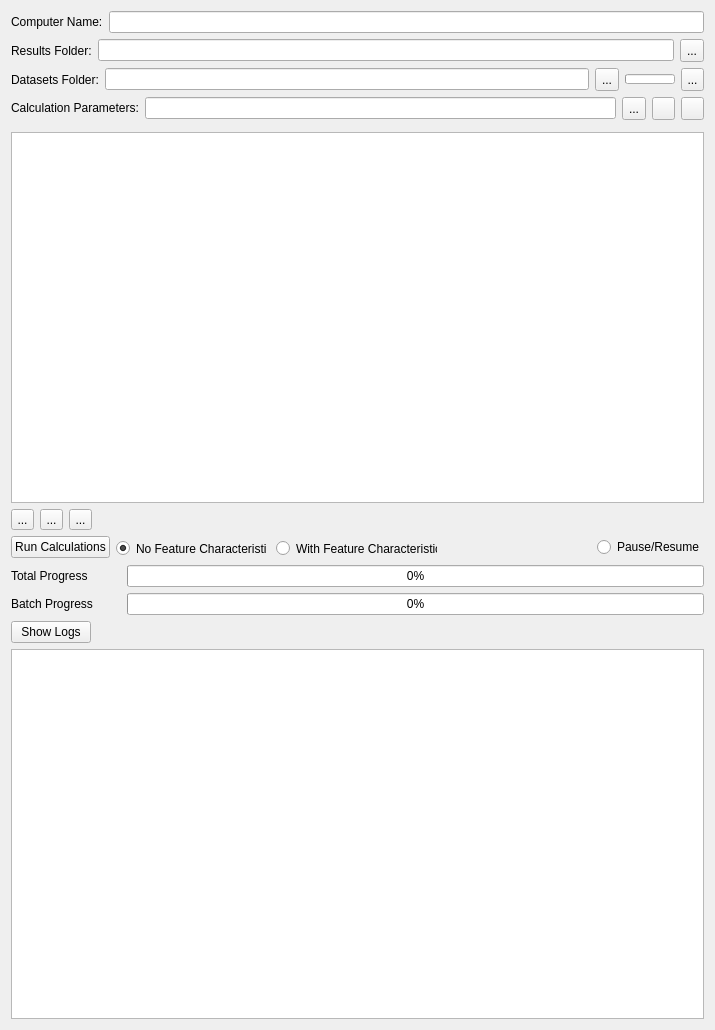
<?xml version="1.0" encoding="UTF-8"?>
<ui version="4.0">
 <class>ComputeSegmentations</class>
 <widget class="QWidget" name="ComputeSegmentations">
  <property name="geometry">
   <rect>
    <x>0</x>
    <y>0</y>
    <width>715</width>
    <height>1030</height>
   </rect>
  </property>
  <property name="sizePolicy">
   <sizepolicy hsizetype="Preferred" vsizetype="Preferred">
    <horstretch>0</horstretch>
    <verstretch>0</verstretch>
   </sizepolicy>
  </property>
  <property name="windowTitle">
   <string>Compute Segmentations</string>
  </property>
  <layout class="QGridLayout" name="gridLayout">
   <property name="sizeConstraint">
    <enum>QLayout::SetMinimumSize</enum>
   </property>
   <item row="0" column="0">
    <layout class="QHBoxLayout" name="horizontalLayout_2">
     <item>
      <widget class="QLabel" name="label_2">
       <property name="sizePolicy">
        <sizepolicy hsizetype="Fixed" vsizetype="Preferred">
         <horstretch>0</horstretch>
         <verstretch>0</verstretch>
        </sizepolicy>
       </property>
       <property name="text">
        <string>Computer Name:</string>
       </property>
      </widget>
     </item>
     <item>
      <widget class="QLineEdit" name="computerName">
       <property name="sizePolicy">
        <sizepolicy hsizetype="Minimum" vsizetype="Fixed">
         <horstretch>0</horstretch>
         <verstretch>0</verstretch>
        </sizepolicy>
       </property>
       <property name="minimumSize">
        <size>
         <width>50</width>
         <height>0</height>
        </size>
       </property>
       <property name="maximumSize">
        <size>
         <width>5000</width>
         <height>16777215</height>
        </size>
       </property>
       <property name="alignment">
        <set>Qt::AlignLeading|Qt::AlignLeft|Qt::AlignVCenter</set>
       </property>
      </widget>
     </item>
    </layout>
   </item>
   <item row="1" column="0">
    <layout class="QHBoxLayout" name="horizontalLayout_3">
     <item>
      <widget class="QLabel" name="label_3">
       <property name="sizePolicy">
        <sizepolicy hsizetype="Fixed" vsizetype="Preferred">
         <horstretch>0</horstretch>
         <verstretch>0</verstretch>
        </sizepolicy>
       </property>
       <property name="text">
        <string>Results Folder:</string>
       </property>
      </widget>
     </item>
     <item>
      <widget class="QLineEdit" name="resultsFolder">
       <property name="sizePolicy">
        <sizepolicy hsizetype="MinimumExpanding" vsizetype="Fixed">
         <horstretch>0</horstretch>
         <verstretch>0</verstretch>
        </sizepolicy>
       </property>
      </widget>
     </item>
     <item>
      <widget class="QToolButton" name="tbOpenResultsFolder">
       <property name="minimumSize">
        <size>
         <width>0</width>
         <height>23</height>
        </size>
       </property>
       <property name="text">
        <string>...</string>
       </property>
      </widget>
     </item>
    </layout>
   </item>
   <item row="2" column="0">
    <layout class="QHBoxLayout" name="horizontalLayout_4">
     <item>
      <widget class="QLabel" name="label_4">
       <property name="sizePolicy">
        <sizepolicy hsizetype="Fixed" vsizetype="Preferred">
         <horstretch>0</horstretch>
         <verstretch>0</verstretch>
        </sizepolicy>
       </property>
       <property name="text">
        <string>Datasets Folder:</string>
       </property>
      </widget>
     </item>
     <item>
      <widget class="QLineEdit" name="datasetsFolder">
       <property name="sizePolicy">
        <sizepolicy hsizetype="MinimumExpanding" vsizetype="Fixed">
         <horstretch>0</horstretch>
         <verstretch>0</verstretch>
        </sizepolicy>
       </property>
      </widget>
     </item>
     <item>
      <widget class="QToolButton" name="tbOpenDatasetsFolder">
       <property name="minimumSize">
        <size>
         <width>0</width>
         <height>23</height>
        </size>
       </property>
       <property name="text">
        <string>...</string>
       </property>
      </widget>
     </item>
     <item>
      <widget class="QProgressBar" name="pBDatasetPreviewProgress">
       <property name="sizePolicy">
        <sizepolicy hsizetype="MinimumExpanding" vsizetype="Fixed">
         <horstretch>0</horstretch>
         <verstretch>0</verstretch>
        </sizepolicy>
       </property>
       <property name="minimumSize">
        <size>
         <width>0</width>
         <height>0</height>
        </size>
       </property>
       <property name="maximumSize">
        <size>
         <width>50</width>
         <height>10</height>
        </size>
       </property>
       <property name="value">
        <number>0</number>
       </property>
       <property name="textVisible">
        <bool>false</bool>
       </property>
      </widget>
     </item>
     <item>
      <widget class="QToolButton" name="tbDatasetPreview">
       <property name="minimumSize">
        <size>
         <width>0</width>
         <height>0</height>
        </size>
       </property>
       <property name="maximumSize">
        <size>
         <width>23</width>
         <height>23</height>
        </size>
       </property>
       <property name="toolTip">
        <string>&lt;html&gt;&lt;head/&gt;&lt;body&gt;&lt;p&gt;Generates dataset preview (slice)&lt;/p&gt;&lt;/body&gt;&lt;/html&gt;</string>
       </property>
       <property name="text">
        <string>...</string>
       </property>
       <property name="icon">
        <iconset resource="FeatureAnalyzerComputation.qrc">
         <normaloff>:/images/preview.png</normaloff>:/images/preview.png</iconset>
       </property>
       <property name="iconSize">
        <size>
         <width>32</width>
         <height>32</height>
        </size>
       </property>
      </widget>
     </item>
    </layout>
   </item>
   <item row="3" column="0">
    <layout class="QHBoxLayout" name="horizontalLayout">
     <item>
      <widget class="QLabel" name="label">
       <property name="sizePolicy">
        <sizepolicy hsizetype="Fixed" vsizetype="Fixed">
         <horstretch>0</horstretch>
         <verstretch>0</verstretch>
        </sizepolicy>
       </property>
       <property name="text">
        <string>Calculation Parameters:</string>
       </property>
      </widget>
     </item>
     <item>
      <widget class="QLineEdit" name="csvFilename">
       <property name="sizePolicy">
        <sizepolicy hsizetype="MinimumExpanding" vsizetype="Fixed">
         <horstretch>0</horstretch>
         <verstretch>0</verstretch>
        </sizepolicy>
       </property>
      </widget>
     </item>
     <item>
      <widget class="QToolButton" name="tbOpenCSV">
       <property name="minimumSize">
        <size>
         <width>0</width>
         <height>23</height>
        </size>
       </property>
       <property name="text">
        <string>...</string>
       </property>
      </widget>
     </item>
     <item>
      <widget class="QToolButton" name="tbReload">
       <property name="maximumSize">
        <size>
         <width>23</width>
         <height>23</height>
        </size>
       </property>
       <property name="text">
        <string/>
       </property>
       <property name="icon">
        <iconset resource="../../libs/guibase/guibase.qrc">
         <normaloff>:/images/update.png</normaloff>:/images/update.png</iconset>
       </property>
       <property name="iconSize">
        <size>
         <width>32</width>
         <height>32</height>
        </size>
       </property>
      </widget>
     </item>
     <item>
      <widget class="QToolButton" name="tbSave">
       <property name="maximumSize">
        <size>
         <width>23</width>
         <height>23</height>
        </size>
       </property>
       <property name="text">
        <string/>
       </property>
       <property name="icon">
        <iconset resource="../../libs/guibase/guibase.qrc">
         <normaloff>:/images/save.png</normaloff>:/images/save.png</iconset>
       </property>
       <property name="iconSize">
        <size>
         <width>32</width>
         <height>32</height>
        </size>
       </property>
      </widget>
     </item>
    </layout>
   </item>
   <item row="4" column="0" alignment="Qt::AlignLeft">
    <widget class="QWidget" name="dragWidget" native="true">
     <property name="sizePolicy">
      <sizepolicy hsizetype="Minimum" vsizetype="Preferred">
       <horstretch>0</horstretch>
       <verstretch>0</verstretch>
      </sizepolicy>
     </property>
     <layout class="QHBoxLayout" name="horizontalLayout_8">
      <property name="leftMargin">
       <number>0</number>
      </property>
      <property name="topMargin">
       <number>0</number>
      </property>
      <property name="rightMargin">
       <number>0</number>
      </property>
      <property name="bottomMargin">
       <number>0</number>
      </property>
     </layout>
    </widget>
   </item>
   <item row="5" column="0">
    <widget class="QTableWidget" name="tableWidget">
     <property name="sizePolicy">
      <sizepolicy hsizetype="Minimum" vsizetype="Expanding">
       <horstretch>0</horstretch>
       <verstretch>0</verstretch>
      </sizepolicy>
     </property>
    </widget>
   </item>
   <item row="6" column="0">
    <layout class="QHBoxLayout" name="horizontalLayout_9">
     <item alignment="Qt::AlignLeft">
      <widget class="QToolButton" name="tbRemoveRow">
       <property name="sizePolicy">
        <sizepolicy hsizetype="Fixed" vsizetype="Fixed">
         <horstretch>0</horstretch>
         <verstretch>0</verstretch>
        </sizepolicy>
       </property>
       <property name="maximumSize">
        <size>
         <width>23</width>
         <height>23</height>
        </size>
       </property>
       <property name="toolTip">
        <string>&lt;html&gt;&lt;head/&gt;&lt;body&gt;&lt;p&gt;Remove row from table&lt;/p&gt;&lt;/body&gt;&lt;/html&gt;</string>
       </property>
       <property name="text">
        <string>...</string>
       </property>
       <property name="icon">
        <iconset resource="FeatureAnalyzerComputation.qrc">
         <normaloff>:/images/rem_sel.png</normaloff>:/images/rem_sel.png</iconset>
       </property>
       <property name="iconSize">
        <size>
         <width>32</width>
         <height>32</height>
        </size>
       </property>
      </widget>
     </item>
     <item alignment="Qt::AlignLeft">
      <widget class="QToolButton" name="tbSaveTable">
       <property name="sizePolicy">
        <sizepolicy hsizetype="Fixed" vsizetype="Fixed">
         <horstretch>0</horstretch>
         <verstretch>0</verstretch>
        </sizepolicy>
       </property>
       <property name="maximumSize">
        <size>
         <width>23</width>
         <height>23</height>
        </size>
       </property>
       <property name="toolTip">
        <string>&lt;html&gt;&lt;head/&gt;&lt;body&gt;&lt;p&gt;Save table (csv)&lt;/p&gt;&lt;/body&gt;&lt;/html&gt;</string>
       </property>
       <property name="text">
        <string>...</string>
       </property>
       <property name="icon">
        <iconset resource="../../libs/guibase/guibase.qrc">
         <normaloff>:/images/save.png</normaloff>:/images/save.png</iconset>
       </property>
       <property name="iconSize">
        <size>
         <width>32</width>
         <height>32</height>
        </size>
       </property>
      </widget>
     </item>
     <item alignment="Qt::AlignLeft">
      <widget class="QToolButton" name="tbLoadTable">
       <property name="sizePolicy">
        <sizepolicy hsizetype="Fixed" vsizetype="Fixed">
         <horstretch>0</horstretch>
         <verstretch>0</verstretch>
        </sizepolicy>
       </property>
       <property name="minimumSize">
        <size>
         <width>0</width>
         <height>0</height>
        </size>
       </property>
       <property name="maximumSize">
        <size>
         <width>23</width>
         <height>23</height>
        </size>
       </property>
       <property name="toolTip">
        <string>&lt;html&gt;&lt;head/&gt;&lt;body&gt;&lt;p&gt;Load table (csv)&lt;/p&gt;&lt;/body&gt;&lt;/html&gt;</string>
       </property>
       <property name="text">
        <string>...</string>
       </property>
       <property name="icon">
        <iconset resource="../../libs/guibase/guibase.qrc">
         <normaloff>:/images/load.png</normaloff>:/images/load.png</iconset>
       </property>
       <property name="iconSize">
        <size>
         <width>32</width>
         <height>32</height>
        </size>
       </property>
      </widget>
     </item>
     <item>
      <spacer name="horizontalSpacer">
       <property name="orientation">
        <enum>Qt::Horizontal</enum>
       </property>
       <property name="sizeType">
        <enum>QSizePolicy::MinimumExpanding</enum>
       </property>
       <property name="sizeHint" stdset="0">
        <size>
         <width>40</width>
         <height>20</height>
        </size>
       </property>
      </spacer>
     </item>
    </layout>
   </item>
   <item row="7" column="0">
    <layout class="QHBoxLayout" name="horizontalLayout_7">
     <item>
      <widget class="QPushButton" name="pbRunCalculations">
       <property name="sizePolicy">
        <sizepolicy hsizetype="Fixed" vsizetype="Fixed">
         <horstretch>0</horstretch>
         <verstretch>0</verstretch>
        </sizepolicy>
       </property>
       <property name="text">
        <string>Run Calculations</string>
       </property>
      </widget>
     </item>
     <item alignment="Qt::AlignHCenter|Qt::AlignVCenter">
      <widget class="QGroupBox" name="gbPoreChars">
       <property name="minimumSize">
        <size>
         <width>380</width>
         <height>23</height>
        </size>
       </property>
       <property name="font">
        <font>
         <weight>50</weight>
         <bold>false</bold>
         <kerning>false</kerning>
        </font>
       </property>
       <property name="styleSheet">
        <string notr="true">border: noborder;</string>
       </property>
       <property name="title">
        <string/>
       </property>
       <property name="flat">
        <bool>true</bool>
       </property>
       <property name="checkable">
        <bool>false</bool>
       </property>
       <widget class="QRadioButton" name="rbNewPipelineData">
        <property name="geometry">
         <rect>
          <x>160</x>
          <y>4</y>
          <width>161</width>
          <height>17</height>
         </rect>
        </property>
        <property name="toolTip">
         <string>&lt;html&gt;&lt;head/&gt;&lt;body&gt;&lt;p&gt;Calculates the pore characteristics for every defined pipeline in the table &lt;/p&gt;&lt;/body&gt;&lt;/html&gt;</string>
        </property>
        <property name="text">
         <string>With Feature Characteristics</string>
        </property>
        <property name="checked">
         <bool>false</bool>
        </property>
       </widget>
       <widget class="QRadioButton" name="rbNewPipelineDataNoPores">
        <property name="geometry">
         <rect>
          <x>0</x>
          <y>4</y>
          <width>151</width>
          <height>17</height>
         </rect>
        </property>
        <property name="toolTip">
         <string>&lt;html&gt;&lt;head/&gt;&lt;body&gt;&lt;p&gt;Calculates no pore charcteristics for the defined pipelines in the table&lt;br/&gt;&lt;/p&gt;&lt;/body&gt;&lt;/html&gt;</string>
        </property>
        <property name="text">
         <string>No Feature Characteristics</string>
        </property>
        <property name="checked">
         <bool>true</bool>
        </property>
       </widget>
      </widget>
     </item>
     <item>
      <spacer name="horizontalSpacer_2">
       <property name="orientation">
        <enum>Qt::Horizontal</enum>
       </property>
       <property name="sizeType">
        <enum>QSizePolicy::MinimumExpanding</enum>
       </property>
       <property name="sizeHint" stdset="0">
        <size>
         <width>40</width>
         <height>20</height>
        </size>
       </property>
      </spacer>
     </item>
     <item>
      <widget class="QRadioButton" name="rbPause">
       <property name="sizePolicy">
        <sizepolicy hsizetype="Fixed" vsizetype="Fixed">
         <horstretch>0</horstretch>
         <verstretch>0</verstretch>
        </sizepolicy>
       </property>
       <property name="text">
        <string>Pause/Resume</string>
       </property>
      </widget>
     </item>
    </layout>
   </item>
   <item row="8" column="0">
    <layout class="QVBoxLayout" name="verticalLayout">
     <item>
      <layout class="QHBoxLayout" name="horizontalLayout_5">
       <item>
        <widget class="QLabel" name="laTotalProgress">
         <property name="sizePolicy">
          <sizepolicy hsizetype="Fixed" vsizetype="Preferred">
           <horstretch>0</horstretch>
           <verstretch>0</verstretch>
          </sizepolicy>
         </property>
         <property name="minimumSize">
          <size>
           <width>110</width>
           <height>0</height>
          </size>
         </property>
         <property name="maximumSize">
          <size>
           <width>110</width>
           <height>16777215</height>
          </size>
         </property>
         <property name="text">
          <string>Total Progress </string>
         </property>
         <property name="alignment">
          <set>Qt::AlignLeading|Qt::AlignLeft|Qt::AlignVCenter</set>
         </property>
        </widget>
       </item>
       <item>
        <widget class="QProgressBar" name="totalProgress">
         <property name="sizePolicy">
          <sizepolicy hsizetype="MinimumExpanding" vsizetype="Fixed">
           <horstretch>0</horstretch>
           <verstretch>0</verstretch>
          </sizepolicy>
         </property>
         <property name="value">
          <number>0</number>
         </property>
        </widget>
       </item>
      </layout>
     </item>
     <item>
      <layout class="QHBoxLayout" name="horizontalLayout_6">
       <item>
        <widget class="QLabel" name="laBatchProgress">
         <property name="sizePolicy">
          <sizepolicy hsizetype="Preferred" vsizetype="Preferred">
           <horstretch>0</horstretch>
           <verstretch>0</verstretch>
          </sizepolicy>
         </property>
         <property name="minimumSize">
          <size>
           <width>110</width>
           <height>0</height>
          </size>
         </property>
         <property name="maximumSize">
          <size>
           <width>300</width>
           <height>16777215</height>
          </size>
         </property>
         <property name="text">
          <string>Batch Progress</string>
         </property>
         <property name="alignment">
          <set>Qt::AlignLeading|Qt::AlignLeft|Qt::AlignVCenter</set>
         </property>
        </widget>
       </item>
       <item>
        <widget class="QProgressBar" name="batchProgress">
         <property name="sizePolicy">
          <sizepolicy hsizetype="MinimumExpanding" vsizetype="Fixed">
           <horstretch>0</horstretch>
           <verstretch>0</verstretch>
          </sizepolicy>
         </property>
         <property name="value">
          <number>0</number>
         </property>
        </widget>
       </item>
      </layout>
     </item>
    </layout>
   </item>
   <item row="9" column="0">
    <widget class="QPushButton" name="pbShowLogs">
     <property name="sizePolicy">
      <sizepolicy hsizetype="Fixed" vsizetype="Fixed">
       <horstretch>0</horstretch>
       <verstretch>0</verstretch>
      </sizepolicy>
     </property>
     <property name="text">
      <string>Show Logs</string>
     </property>
    </widget>
   </item>
   <item row="10" column="0">
    <widget class="QListWidget" name="Logs">
     <property name="sizePolicy">
      <sizepolicy hsizetype="Minimum" vsizetype="Expanding">
       <horstretch>0</horstretch>
       <verstretch>0</verstretch>
      </sizepolicy>
     </property>
     <property name="alternatingRowColors">
      <bool>true</bool>
     </property>
     <property name="selectionMode">
      <enum>QAbstractItemView::ExtendedSelection</enum>
     </property>
     <property name="selectionBehavior">
      <enum>QAbstractItemView::SelectRows</enum>
     </property>
    </widget>
   </item>
  </layout>
 </widget>
 <resources>
  <include location="../../libs/guibase/guibase.qrc"/>
  <include location="FeatureAnalyzerComputation.qrc"/>
 </resources>
 <connections/>
</ui>
